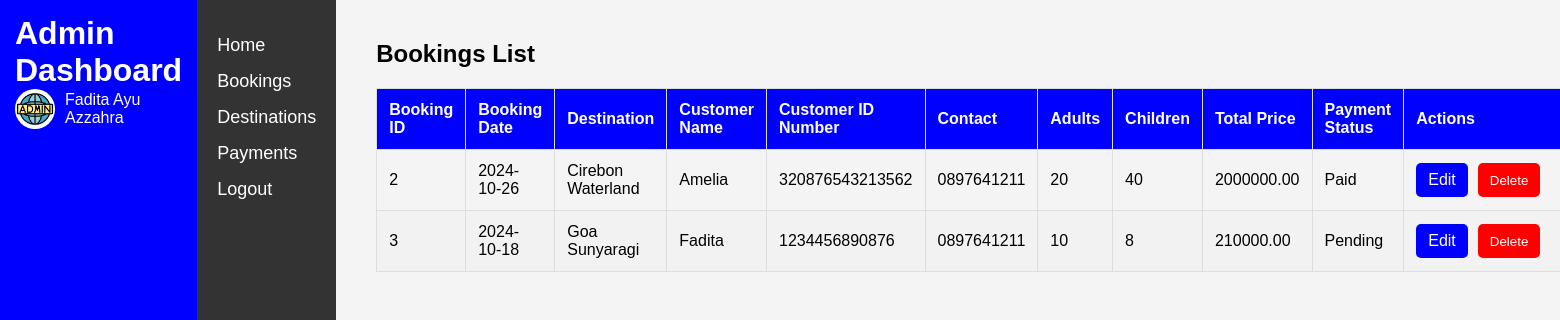
Screenshot of /admins/bookings.php (signed in) with the database file from the repository.
### tables this page shows
CREATE TABLE `bookings` (
  `booking_id` int(11) NOT NULL,
  `destination_id` int(11) NOT NULL,
  `booking_date` date NOT NULL,
  `num_adults` int(11) NOT NULL,
  `num_children` int(11) NOT NULL,
  `total_price` decimal(10,2) NOT NULL,
  `customer_name` varchar(255) NOT NULL,
  `customer_contact` varchar(255) NOT NULL,
  `payment_method` enum('whatsapp','other_app') NOT NULL,
  `payment_status` enum('pending','paid','cancelled') NOT NULL DEFAULT 'pending',
  `created_at` timestamp NOT NULL DEFAULT current_timestamp(),
  `updated_at` timestamp NOT NULL DEFAULT current_timestamp() ON UPDATE current_timestamp(),
  `customer_id_number` varchar(16) NOT NULL
);

CREATE TABLE `destinations` (
  `destination_id` int(11) NOT NULL,
  `name_destination` varchar(255) NOT NULL,
  `location` varchar(500) NOT NULL,
  `image` varchar(255) DEFAULT NULL,
  `phone_number` varchar(13) DEFAULT NULL,
  `created_at` timestamp NOT NULL DEFAULT current_timestamp(),
  `updated_at` timestamp NOT NULL DEFAULT current_timestamp() ON UPDATE current_timestamp(),
  `price` decimal(10,2) NOT NULL,
  `video_url` varchar(255) NOT NULL
);

### admins/bookings.php (the view, shortened to what this page needs)
<?php
include '../config/config.php';
$sql = "SELECT bookings.booking_id, bookings.booking_date, bookings.num_adults, bookings.num_children,
               bookings.total_price, bookings.customer_name, bookings.customer_contact, bookings.payment_status,
               bookings.customer_id_number, destinations.name_destination
        FROM bookings
        JOIN destinations ON bookings.destination_id = destinations.destination_id";
$result = $conn->query($sql);
?>
<!DOCTYPE html>
<html lang="en">
<head>
    <link rel="stylesheet" href="../assets/css/admins/style.css">
</head>
<body>
    <div class="dashboard-container">
        <header class="dashboard-header">
            <h1>Admin Dashboard</h1>
            <div class="profile-section">
                <img src="../assets/images/profile.jpg" alt="Profile Avatar" class="avatar">
                <span><?php echo $_SESSION['full_name']; ?></span>
            </div>
        </header>
        <aside class="sidebar">
            <ul>
                <li><a href="dashboard.php">Home</a></li>
                <li><a href="bookings.php">Bookings</a></li>
                <li><a href="destinations.php">Destinations</a></li>
                <li><a href="payments.php">Payments</a></li>
                <li><a href="logout.php">Logout</a></li>
            </ul>
        </aside>
        <main class="main-content">
            <h2>Bookings List</h2>
            <?php if ($result->num_rows > 0): ?>
                <table>
                    <thead>
                        <tr>
                            <th>Booking ID</th>
                            <th>Booking Date</th>
                            <th>Destination</th>
                            <th>Customer Name</th>
                            <th>Customer ID Number</th>
                            <th>Contact</th>
                            <th>Adults</th>
                            <th>Children</th>
                            <th>Total Price</th>
                            <th>Payment Status</th>
                            <th>Actions</th>
                        </tr>
                    </thead>
                    <tbody>
                        <?php while($row = $result->fetch_assoc()): ?>
                            <tr>
                                <td><?php echo $row['booking_id']; ?></td>
                                <td><?php echo $row['booking_date']; ?></td>
                                <td><?php echo $row['name_destination']; ?></td>
                                <td><?php echo $row['customer_name']; ?></td>
                                <td><?php echo $row['customer_id_number']; ?></td>
                                <td><?php echo $row['customer_contact']; ?></td>
                                <td><?php echo $row['num_adults']; ?></td>
                                <td><?php echo $row['num_children']; ?></td>
                                <td><?php echo $row['total_price']; ?></td>
                                <td><?php echo ucfirst($row['payment_status']); ?></td>
                                <td>
                                    <div class="action-buttons">
                                        <a href="edit_booking.php?id=<?php echo $row['booking_id']; ?>" class="edit-button">Edit</a>
                                        <button onclick="confirmDelete(<?php echo $row['booking_id']; ?>)" class="delete-button">Delete</button>
                                    </div>
                                </td>
                            </tr>
                        <?php endwhile; ?>
                    </tbody>
                </table>
            <?php else: ?>
                <p>No bookings found.</p>
            <?php endif; ?>
        </main>
    </div>
</body>
</html>

### assets/css/admins/style.css (style rules this page uses)
* { margin: 0; padding: 0; box-sizing: border-box; }
body { font-family: Arial, sans-serif; background-color: #f4f4f4; }
.dashboard-container { display: flex; height: 200vh; }
.dashboard-header { background-color: blue; color: white; padding: 15px; display: block; justify-content: space-between; align-items: center; }
.dashboard-header h1 { margin: 0; }
.profile-section { display: flex; align-items: center; }
.profile-section .avatar { width: 40px; height: 40px; border-radius: 50%; margin-right: 10px; }
.sidebar { width: 200px; background-color: #333; padding: 20px; color: white; }
.sidebar ul { list-style-type: none; }
.sidebar ul li { margin: 15px 0; }
.sidebar ul li a { color: white; text-decoration: none; font-size: 18px; }
.main-content { flex-grow: 1; padding: 40px; }
form input[type="submit"], button { background-color: blue; color: white; padding: 10px 15px; border: none; border-radius: 5px; cursor: pointer; margin-right: 10px; }

### admins/bookings.php (style rules this page uses)
table { width: 100%; border-collapse: collapse; margin-top: 20px; }
table, th, td { border: 1px solid #ddd; }
th, td { padding: 12px; text-align: left; }
th { background-color: blue; color: white; }
tr:nth-child(even) { background-color: #f2f2f2; }
.action-buttons { display: flex; gap: 10px; }
.action-buttons a, .action-buttons button { padding: 8px 12px; border: none; border-radius: 5px; cursor: pointer; text-decoration: none; color: white; }
.edit-button { background-color: blue; }
.delete-button { background-color: red; }

### rows the page displays
bookings: booking_id "2", booking_date "2024-10-26", destination.name_destination "Cirebon Waterland", customer_name "Amelia", customer_id_number "320876543213562", customer_contact "0897641211", num_adults "20", num_children "40", total_price "2000000.00", payment_status "Paid"
bookings: booking_id "3", booking_date "2024-10-18", destination.name_destination "Goa Sunyaragi", customer_name "Fadita", customer_id_number "1234456890876", customer_contact "0897641211", num_adults "10", num_children "8", total_price "210000.00", payment_status "Pending"

### other values shown
$_SESSION['full_name'] "Fadita Ayu Azzahra"
